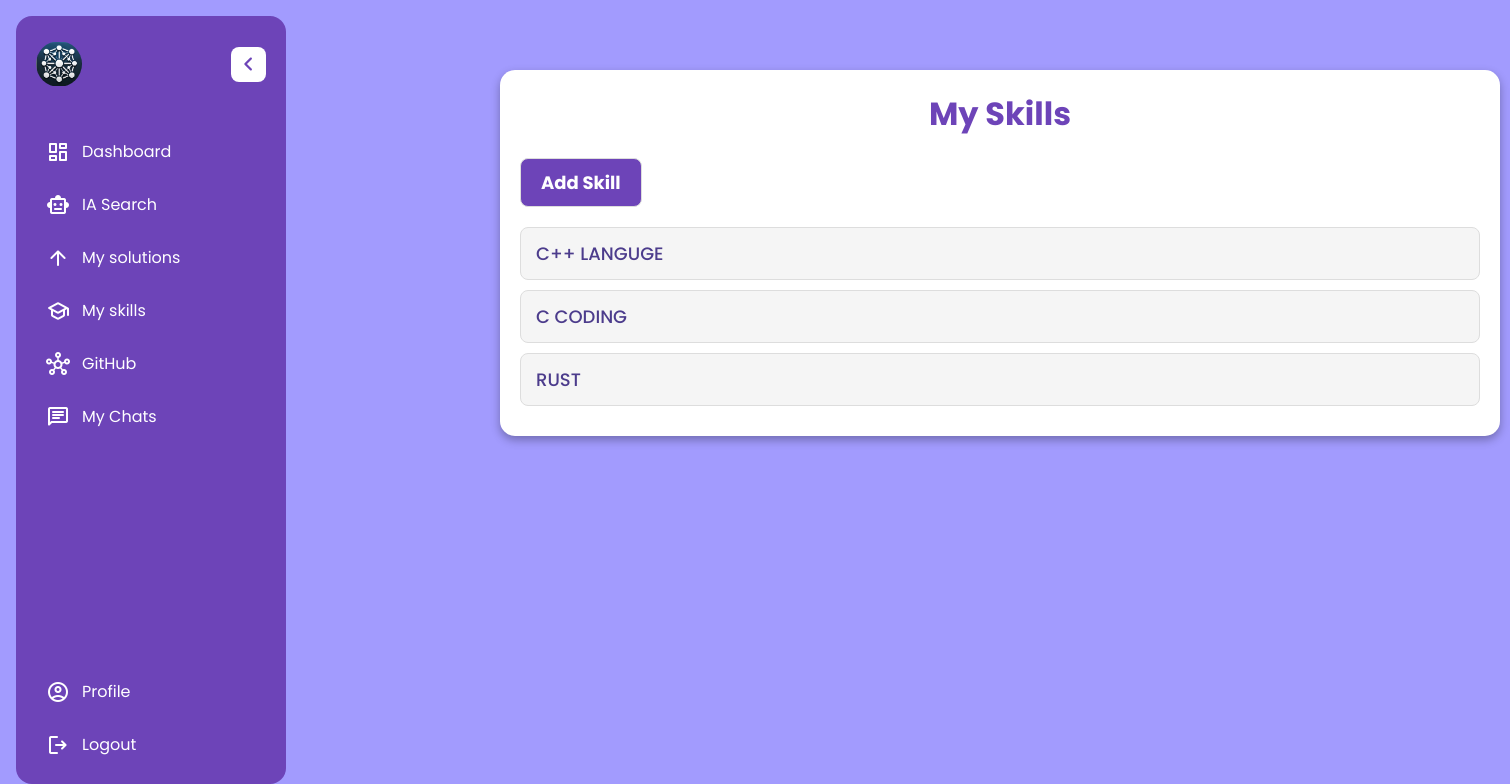
Page /views/myskills.php (signed in) on the committed database.
### tables this page shows
CREATE TABLE `skills` (
  `id` int(11) NOT NULL,
  `user_id` int(11) NOT NULL,
  `title` varchar(255) NOT NULL,
  `description` varchar(1000) NOT NULL,
  `likes` int(11) NOT NULL DEFAULT 0,
  `dislikes` int(11) NOT NULL DEFAULT 0,
  `updated_at` timestamp NOT NULL DEFAULT current_timestamp() ON UPDATE current_timestamp(),
  `created_at` timestamp NOT NULL DEFAULT current_timestamp()
);

### config/Db.php (called while the page is built, shortened)
<?php
class Db{
    private $servername= "localhost";
    private $username= "root";
    private $password= "";
    private $dbname= "solutionhub_db";
    public function __construct() {
        $this->conn = $this->connect();
    }
    public function connect() {
        $this->conn = null;
        try {
            $this->conn = new PDO("mysql:host=$this->servername;dbname=$this->dbname", $this->username, $this->password);
            $this->conn->setAttribute(PDO::ATTR_ERRMODE, PDO::ERRMODE_EXCEPTION);
        } catch(PDOException $e) {
            echo 'Connection Error: ' . $e->getMessage();
        }
        return $this->conn;
    }
}

### models/Skill.php (called while the page is built, shortened)
<?php
require_once "../config/Db.php";
class Skill{
    private $conn;
    private $table = 'skills';
    public function __construct($db){
        $this->conn = $db->conn;
    }
    public function getSkillsByUser($user_id){
        $sql = "SELECT * FROM " . $this->table . " WHERE user_id = ?";
        $stmt = $this->conn->prepare($sql);
        $stmt->execute([$user_id]);
        return $stmt->fetchAll(PDO::FETCH_ASSOC);
    }
}

### views/myskills.php (the view, shortened to what this page needs)
<?php
    require_once "../config/Db.php";
    require_once "../models/Skill.php";
    require_once "../includes/parts/header.php";
?>
    <link rel="stylesheet" href="../assets/css/myskills.css">
</head>
<?php
    require_once "../includes/parts/layout.php";
    $db = new Db();
    $skill = new Skill($db);
    $skills = $skill->getSkillsByUser($_SESSION['user_id']);
?>
    <div class="skill_container">
        <div class="row">
            <div class="col-12">
                <h1>My Skills</h1>
                <a href="addskill.php" class="btn btn-primary">Add Skill</a>
                <?php foreach($skills as $skill): ?>
                        <div><a href="skill.php?id=<?=$skill['id']?>"><?= $skill['title'];?></a></div>
                <?php endforeach; ?>
            </div>
        </div>
    </div>
</body>
</html>

### assets/css/layout.css (style rules this page uses)
* { margin: 0; padding: 0; box-sizing: border-box; font-family: "Poppins", sans-serif; }

### assets/css/myskills.css (style rules this page uses)
.skill_container { width: 100%; position: absolute !important; top:70px; left:500px; max-width: 1000px; padding: 20px; background: #ffffff; color: #333; border-radius: 15px; box-shadow: 0 4px 10px rgba(0, 0, 0, 0.3); }
h1 { text-align: center; font-size: 32px; margin-bottom: 20px; color: #6d44b8; }
.btn-primary { display: inline-block; padding: 10px 20px; margin-bottom: 20px; background: #6d44b8; color: #fff; text-decoration: none; font-weight: bold; border-radius: 8px; transition: background 0.3s, transform 0.2s ease-in-out; text-align: center; }
div a { display: block; padding: 12px 15px; margin-bottom: 10px; background: #f5f5f5; color: #4c3c8c; border-radius: 8px; font-size: 18px; font-weight: 500; text-decoration: none; border: 1px solid #ddd; transition: all 0.3s; }

### rows in the picture
skills: title "C++ LANGUGE"
skills: title "C CODING"
skills: title "RUST"
